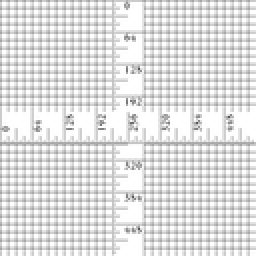
%> input picture encryption/ruler.512.tiff, 128 x 128 px, shrunk from 512 x 512 before the run (shown 2 times larger)
$ octave noise_attack.m   (GNU Octave 9; MATLAB toolbox functions it lacks are replaced by stand-ins)
%> lines starting %> are read from the running program, lines starting %| are printed output that depends on the picture; in (x1, y1, x2, y2) boxes, pixels count from 0 and x2, y2 are one past the last pixel; in counts of white or black regions, pixels touching at a corner belong together; the program's own positions count from 1
%> further down, img is the input picture: size 128x128 uint8; min 84, max 255, mean 223.2
### encryption/TpEncrypt.m
% 典型混沌数字图像密码系统加密函数TpEncrypt
% 置乱算法采用将二维图像展开成一维向量后的无重复置乱算法
% 扩散算法采用基于GF（257）域乘法运算的扩散算法
% 输入明文图像 P和秘钥K（向量形式），输出密文图像C
function C = TpEncrypt(P,K)
%> called with K = [3.57 3.8 4.3 3.93]
[M,N] = size(P);P = double(P);n = 3 * M * N;s = zeros(1,n);%混沌序列，伪随机数组，为浮点数
%> after `[M,N] = size(P)`: M = 128; N = 128
%> after `n = 3 * M * N`: n = 49152
h = 0.002; %步长
t = 800; %过渡态的点数
a = 10;b = 8/3; c = 28; r = -1;%超混沌Lorenz系统的参数
x0 = K(1); y0 = K(2); z0 = K(3); w0 = K(4);%初始值
%超混沌Lorenz系统，生成伪随机数
for i = 1:n + t
    K11 = a * (y0 - x0) + w0;
    K12 = a * (y0 - (x0 + K11 * h/2)) + w0;
    K13 = a * (y0 - (x0 + K12 * h/2)) + w0;
    K14 = a * (y0 - (x0 + K13 * h)) + w0;
    x1 = x0 + (K11 + 2 * K12 + 2 * K13 +K14) * h/6;

    K21 = c * x1 - y0 - x1 * z0;
    K22 = c * x1 - (y0 + K21 * h/2) - x1 * z0;
    K23 = c * x1 - (y0 + K22 * h/2) - x1 * z0;
    K24 = c * x1 - (y0 +K23 * h) - x1 * z0;
    y1 = y0 + (K21 + 2 * K22 + 2 * K23 + K24) * h/6;

    K31 = x1 * y1 - b * z0;
    K32 = x1 * y1 - b * (z0 + K31 * h/2);
    K33 = x1 * y1 - b * (z0 + K32 * h/2);
    K34 = x1 * y1 - b * (z0 + K33 * h);
    z1 = z0 + (K31 + 2 * K32 + 2 * K33 +K34) * h/6;

    K41 = -y1 * z1 + r * w0;
    K42 = -y1 * z1 + r * (w0 + K41 * h/2);
    K43 = -y1 * z1 + r * (w0 + K42 * h/2);
    K44 = -y1 * z1 + r * (w0 + K43 * h);
    w1 = w0 + (K41 + 2 * K42 + 2 * K43 + K44) * h/6;

    x0 = x1;%迭代
    y0 = y1;
    z0 = z1;
    w0 = w1;

    if i > t
        s(i - t) = x1;
        if mod((i - t),3000) == 0%每3000次迭代后对混沌状态x0进行小的扰动
            x0 = x0 + h * sin(y0);
        end
    end
end
%Smod1和Smod2保存正向算法与逆向算法的伪随机数向量，此混沌序列用于加取模扩散算法中
Smod = mod(floor(s * pow2(16)),256);
Smod1 = Smod(1:M * N);Smod2 = Smod(M * N + 1:2 * M * N);Bmod = zeros(M,N);Cmod = zeros(M,N);

% 行和列一起置乱
% 得到置乱用的伪随机序列 保存在X中
X = mod(floor((s(1:M * N) + 100) * 10 ^ 10),M * N) + 1;
[~, idx] = unique(X);L = length(idx);X1 =zeros(1,M * N);
X1(1:length(idx)) = X(sort(idx));
X1(length(idx) + 1:M * N) = setdiff(1:M*N,X1);X = X1;%不重复

%生成扩散用的伪随机序列，保存在S1和S2中
%构建乘法运算表
TBL = GF257Table();
S = mod(floor(s(M * N + 1:3 * M * N) * pow2(16)),256);
S1 = S(1:M * N);S2 = S(M * N + 1:2 * M * N);B = zeros(M,N);C = zeros(M,N);

%加取模扩散算法实现
Amod = P(:);Bmod0 = 0;Bmod(1) = mod(Bmod0 + Smod1(1) + Amod(1),256);
%> after `Bmod(1) = mod(Bmod0 + Smod1(1) + Amod(1),256)`:
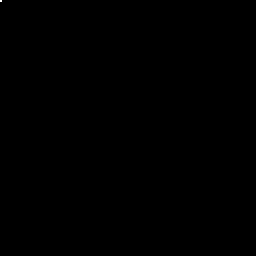
%> Bmod: size 128x128 double (shown 2 times larger); values 0 (black) and 204 (white), 0.01% white in thin lines or dots, all inside (x1, y1, x2, y2) = (0, 0, 1, 1)
for i = 2:M * N
    Bmod(i) = mod(Bmod(i - 1) + Smod1(i) + Amod(i),256);
end

Cmod0 = 0;Cmod(M * N) = mod(Cmod0 + Smod2(M * N) + Bmod(M * N),256);
%> after `Cmod(M * N) = mod(Cmod0 + Smod2(M * N) + Bmod(M * N),256)`: Cmod: size 128x128 double; values 0 (black) and 20 (white), 0.01% white in thin lines or dots, all inside (x1, y1, x2, y2) = (127, 127, 128, 128)
for i = M * N - 1:-1:1
    Cmod(i) = mod(Cmod(i + 1) + Smod2(i) + Bmod(i),256);
end

%循环第二次加取模扩散算法
Amod1 = Cmod;Bmod1 = zeros(M,N);Cmod1 = zeros(M,N);
Bmod01 = 0;Bmod1(1) = mod(Bmod01 + Smod1(1) + Amod1(1),256);
for i = 2:M * N
    Bmod1(i) = mod(Bmod1(i - 1) + Smod1(i) + Amod1(i),256);
end

Cmod01 = 0;Cmod1(M * N) = mod(Cmod01 + Smod2(M * N) + Bmod1(M * N),256);
for i = M * N - 1:-1:1
    Cmod1(i) = mod(Cmod1(i + 1) + Smod2(i) + Bmod1(i),256);
end

% 置乱算法采用将二维图像展开成一维向量后的无重复置乱算法
A = Cmod1;
for i = 1:floor(M * N/2)
    t = A(X(i));
    A(X(i)) = A(X(M * N - i + 1));
    A(X(M * N - i + 1)) = t;
end

% 扩散算法采用基于GF（257）域乘法和除法运算的扩散算法
B0 = 0;B(1) = LookUpGF257(B0,S1(1),A(1),TBL);%LookUpGF17为乘法运算
for i = 2:M * N
    B(i) = LookUpGF257(B(i -1),S1(i),A(i),TBL);
end
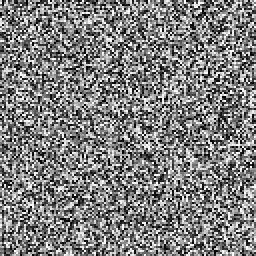
%> B: size 128x128 double (shown 2 times larger); min 0, max 255, mean 127; mean of the top-left, top-right, bottom-left and bottom-right quarters 126.2, 127.2, 126.6, 127.9

C0 = 0;C(M * N) = LookUpGF257(C0,S2(M * N),B(M * N),TBL);
for i = M * N - 1:-1:1
    C(i) = LookUpGF257(C(i + 1),S2(i),B(i),TBL);
end
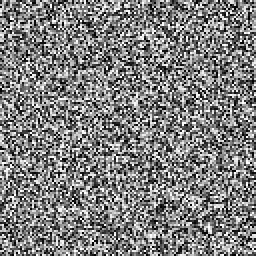
%> C: size 128x128 double (shown 2 times larger); min 0, max 255, mean 126.9; mean of the top-left, top-right, bottom-left and bottom-right quarters 127.6, 125.5, 128, 126.5
C = reshape(C,M,N);C = uint8(C);
end

### encryption/TpDecrypt.m
% 典型混沌数字图像密码系统解密函数TpDecrypt
% 置乱算法采用将二维图像展开成一维向量后的无重复置乱算法
% 扩散算法采用基于GF（257）域乘法运算的扩散算法
% 输入密文图像C和秘钥K（向量形式）,输出解密后的图像P
function P = TpDecrypt(C,K)
%> called with K = [3.57 3.8 4.3 3.93]
[M,N] = size(C);C = double(C);n = 3 * M * N;s = zeros(1,n);%混沌序列，伪随机数组，为浮点数
h = 0.002; %步长
t = 800; %过渡态的点数
a = 10;b = 8/3; c = 28; r = -1;%超混沌Lorenz系统的参数
x0 = K(1); y0 = K(2); z0 = K(3); w0 = K(4);%初始值
%超混沌Lorenz系统，生成伪随机数
for i = 1:n + t
    K11 = a * (y0 - x0) + w0;
    K12 = a * (y0 - (x0 + K11 * h/2)) + w0;
    K13 = a * (y0 - (x0 + K12 * h/2)) + w0;
    K14 = a * (y0 - (x0 + K13 * h)) + w0;
    x1 = x0 + (K11 + 2 * K12 + 2 * K13 +K14) * h/6;

    K21 = c * x1 - y0 - x1 * z0;
    K22 = c * x1 - (y0 + K21 * h/2) - x1 * z0;
    K23 = c * x1 - (y0 + K22 * h/2) - x1 * z0;
    K24 = c * x1 - (y0 +K23 * h) - x1 * z0;
    y1 = y0 + (K21 + 2 * K22 + 2 * K23 + K24) * h/6;

    K31 = x1 * y1 - b * z0;
    K32 = x1 * y1 - b * (z0 + K31 * h/2);
    K33 = x1 * y1 - b * (z0 + K32 * h/2);
    K34 = x1 * y1 - b * (z0 + K33 * h);
    z1 = z0 + (K31 + 2 * K32 + 2 * K33 +K34) * h/6;

    K41 = -y1 * z1 + r * w0;
    K42 = -y1 * z1 + r * (w0 + K41 * h/2);
    K43 = -y1 * z1 + r * (w0 + K42 * h/2);
    K44 = -y1 * z1 + r * (w0 + K43 * h);
    w1 = w0 + (K41 + 2 * K42 + 2 * K43 + K44) * h/6;

    x0 = x1;%迭代
    y0 = y1;
    z0 = z1;
    w0 = w1;

    if i > t
        s(i - t) = x1;
        if mod((i - t),3000) == 0%每3000次迭代后对混沌状态x0进行小的扰动
            x0 = x0 + h * sin(y0);
        end
    end
end
%Smod1和Smod2保存正向算法与逆向算法的伪随机数向量，此混沌序列用于加取模扩散算法中
Smod = mod(floor(s * pow2(16)),256);
Smod1 = Smod(1:M * N);Smod2 = Smod(M * N + 1:2 * M * N);Bmod = zeros(M,N);Cmod = zeros(M,N);

 % 行和列一起置乱
% 得到置乱用的伪随机序列 保存在X中
X = mod(floor((s(1:M * N) + 100) * 10 ^ 10),M * N) + 1;
[~, idx] = unique(X);L = length(idx);X1 =zeros(1,M * N);
X1(1:length(idx)) = X(sort(idx));
X1(length(idx) + 1:M * N) = setdiff(1:M*N,X1);X = X1;%不重复

%生成扩散用的伪随机序列，保存在S1和S2中
%构建乘法运算表TBL1和除法运算表TBL2
[TBL1,TBL2] = GF257TableEx();
S = mod(floor(s(M * N + 1:3 * M * N) * pow2(16)),256);
S1 = S(1:M * N);S2 = S(M * N + 1:2 * M * N);

%解密是逆过程
A = C(:);D = zeros(1,M * N);E = zeros(1,M * N);

% 扩散算法采用基于GF（257）域乘法和除法运算的扩散算法
A0 = 0;D(M * N) = LookUpGF257Ex2(A(M * N),A0,S2(M * N),TBL1,TBL2);
for i = M * N - 1:-1:1
    D(i) = LookUpGF257Ex2(A(i),A(i + 1),S2(i),TBL1,TBL2);
end

E0 = 0;E(1) = LookUpGF257Ex2(D(1),E0,S1(1),TBL1,TBL2);
for i = 2:M * N
    E(i) = LookUpGF257Ex2(D(i),D(i - 1),S1(i),TBL1,TBL2);
end

% 置乱算法采用将二维图像展开成一维向量后的无重复置乱算法
for i = 1:floor(M * N/2)
    t = E(X(i));
    E(X(i)) = E(X(M * N - i + 1));
    E(X(M * N - i + 1)) = t;
end

%循环第二次加取模逆向扩散算法
Cmod1 = E;Dmod1 = zeros(M,N);Emod1 = zeros(M,N);
Dmod01 = 0;Dmod1(M * N) = mod(256 * 2 + Cmod1(M * N) - Dmod01 - Smod2(M * N),256);
for i = M * N - 1:-1:1
    Dmod1(i) = mod(256 * 2 + Cmod1(i) - Cmod1(i + 1) - Smod2(i),256);
end
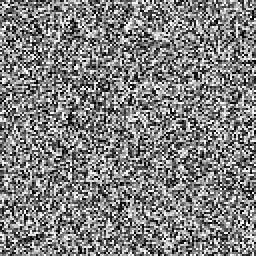
%> Dmod1: size 128x128 double (shown 2 times larger); min 0, max 255, mean 128.2

Emod01 = 0;Emod1(1) = mod(256 * 2 + Dmod1(1) - Emod01 -Smod1(1),256);
for i = 2:M * N
    Emod1(i) = mod(256 * 2 + Dmod1(i) - Dmod1(i -1) - Smod1(i),256);
end
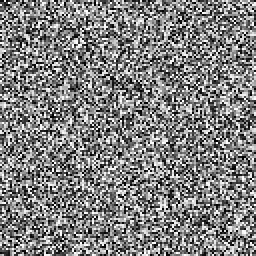
%> Emod1: size 128x128 double (shown 2 times larger); min 0, max 255, mean 127.9

%加取模扩散算法实现
Cmod = Emod1;Dmod = zeros(M,N);Emod = zeros(M,N);
Dmod0 = 0;Dmod(M * N) = mod(256 * 2 + Cmod(M * N) - Dmod0 - Smod2(M * N),256);
for i = M * N - 1:-1:1
    Dmod(i) = mod(256 * 2 + Cmod(i) - Cmod(i + 1) - Smod2(i),256);
end
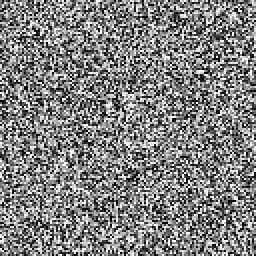
%> Dmod: size 128x128 double (shown 2 times larger); min 0, max 255, mean 128.8

Emod0 = 0;Emod(1) = mod(256 * 2 + Dmod(1) - Emod0 -Smod1(1),256);
for i = 2:M * N
    Emod(i) = mod(256 * 2 + Dmod(i) - Dmod(i -1) - Smod1(i),256);
end
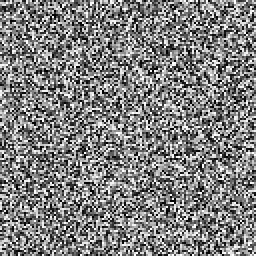
%> Emod: size 128x128 double (shown 2 times larger); min 0, max 255, mean 127.8

%将扩散置乱后的一维数据图像矩阵转换为二维矩阵形式
P = reshape(Emod,M,N);P = uint8(P);
end

### encryption/GF257TableEx.m
%GF（257）域的乘法和除法运算表
function [T1,T2] = GF257TableEx()
T1 = mod(transpose(0:256)*(0:256),257);%乘法运算表
T2 = zeros(257,257);%除法运算表
T2(:,1) = transpose(0:256);
for j = 1:256
    for k = 1:256
        T2(mod(j * k,257) + 1,j + 1) = k;
    end
end
end

### encryption/LookUpGF257Ex2.m
% 基于GF(257)域的除法运算函数 x0 / x1 / x2
% 需要构建除法表
function y = LookUpGF257Ex2(x0,x1,x2,TBL1,TBL2)
t = TBL1(x1 + 2,x2 + 2) + 1;
y = TBL2(x0 + 2,t) -1;
end

### encryption/GF257Table.m
%GF（257）域的乘法运算表  程序 3-18
function T = GF257Table()
T = mod(transpose(0:256)*(0:256),257);
end

### encryption/LookUpGF257.m
% 程序3-21 基于GF(257)域的乘法运算函数 x0 * x1 * x2
function y = LookUpGF257(x0,x1,x2,TBL)
y = TBL(TBL(x0 + 2,x1 + 2) + 1,x2 + 2) - 1;
end

### encryption/noise_attack.m
% 加密和解密测试

%噪声攻击测试

clear;clc;close all;
%K = [4.0349 3.7979 4.2980 3.9282]; %读入混沌系统的初始值
K = [3.5739 3.7979 4.2980 3.9282];
img = imread('ruler.512.tiff');%读入图像
% [10 lines of commented-out code are left out]
P = img;

tic;C = TpEncrypt(P,K);toc;
C = uint8(C);
figure(1);
g = imnoise(C,'gaussian',0.01);%添加高斯噪声
g = uint8(g);
imshow(g);%加密计时，显示加了噪声的密文图像

tic;P1 = TpDecrypt(g,K);toc;figure(2);imshow(P1);%解密计时，显示解密后的明文图像
